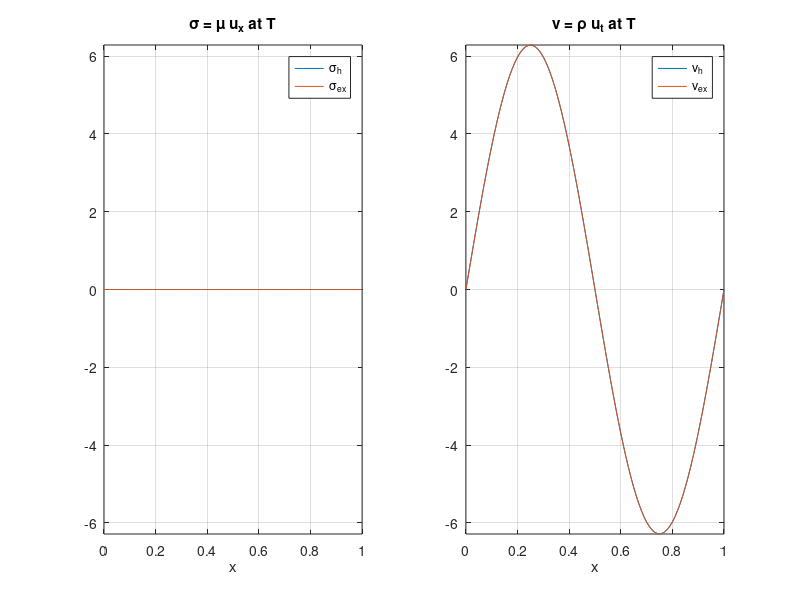
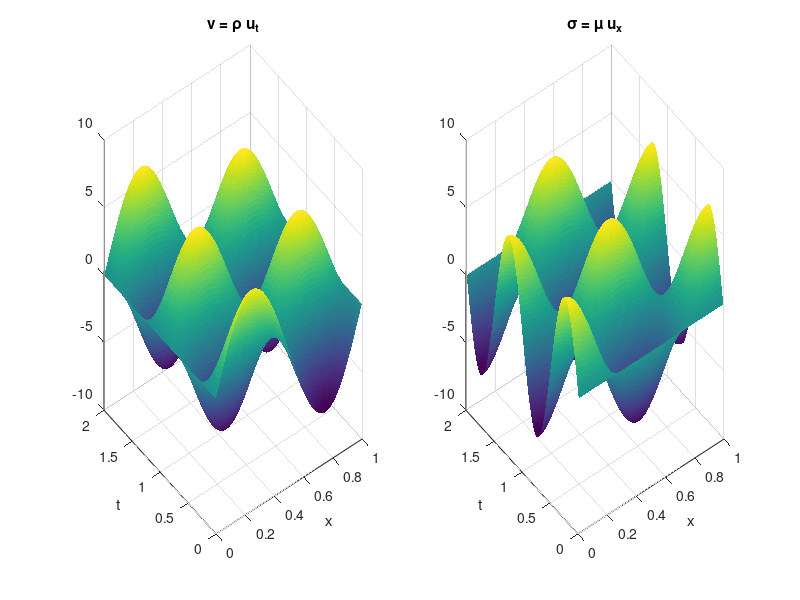

The MATLAB source for these figures, in order:
function FD_STAGGERED_WAVE(~)

clearvars; close all; clc;

% Solution of the problem:
%  rho v_t = sigma_x  in (0,L) x (0,T)
%  sigma_t = mu v_x   in (0,L) x (0,T)
%  v(0,t)  = phi(t)   in (0,T)
%  v(L,t)  = psi(t)   in (0,T)
%  sigma(0,t) = s_0   in (0,L)
%  v(0,t)     = v_0   in (0,L)
%
% with the staggered finite difference scheme
% v = u_t and sigma = mu u_x
% u is the solution of rho u_tt - (mu u_x)_x = 0
%
% To be done:
% - add external force f to the system of eqs
% - add boundary conditions for sigma
%
%
%  Model problem: Plane wave solution in (0,1)
%  u(x,t) = sin(2pix)sin(2pit)
%  v(x,t) = 2pi sin(2pix)cos(2pit)
%  sigma(x,t) = mu 2pi cos(2pix)sin(2pit)


% Parameters
L = 1;              % Length of the domain
T = 2;              % Total simulation time
mu = 1;             %
rho = 1;
dx = 0.01;          % Spatial step size
dt = 0.01;         % Temporal step size

% Discretization
xv = 0 : dx/2 : L;    % Spatial grid
tv = 0 : dt/2 : T; % Temporal grid for v

nx = length(xv);
nt = length(tv);

%grid points velocity
[Xv,Yv] = meshgrid(xv(1:2:end),tv(2:2:end));
% grid points stress
[Xs,Ys] = meshgrid(xv(2:2:end),tv(1:2:end));

if (nx < 50 && nt <50)
    figure(1)
    plot(Xv,Yv,'b*')
    hold on; plot(Xs,Ys,'ro')
    xlabel('x'); ylabel('t'); title('staggered grid')
%     legend('velocity', 'stress');
end

% u(x,t) = sin(2pix)sin(2pit);
v_ex = @(t,x) 2*pi*cos(2*pi*t)*sin(2*pi*x);      %u_t
sig_ex = @(t,x) mu*2*pi*cos(2*pi*x)*sin(2*pi*t); %mu u_x

v     = NaN(length(tv),length(xv));
sigma = NaN(length(tv)+1,length(xv));

v(1,:)     = v_ex(-dt/2,xv);               % v(x,-dt/2) blue points
sigma(2,2:2:nx) = sig_ex(0,xv(2:2:nx));    % sigma(x,0) red  points

for j = 3 : nt + 1
    if mod(j,2) ~= 0
        for i = 3 : 2 : nx-2
            v(j,i) = v(j-2,i) + dt/dx*1/rho*(sigma(j-1,i+1) - sigma(j-1,i-1));
        end
        %boundary conditions for v
        v(j,1)   = v_ex((j-2)*dt/2,0);
        v(j,end) = v_ex((j-2)*dt/2,L);

    else
        for i = 2 : 2 : nx-1
            sigma(j,i) = sigma(j-2,i) + dt/dx*mu*(v(j-1,i+1) - v(j-1,i-1));
        end
    end

end


% Reconstruct velocity at blue points from the total matrix
v_grid = [];
for i = 2 : nt
    vec = v(i,~isnan(v(i,:)));
    if ~isempty(vec)
        v_grid = [v_grid; vec];
    end
end

% Reconstruct stress at red points from the total matrix
sig_grid = [];
for i = 1 : nt+1
    vec = sigma(i,~isnan(sigma(i,:)));
    if ~isempty(vec)
        sig_grid = [sig_grid; vec];
    end
end


% surface plot of velocity and stress
figure(3)
subplot(1,2,1)
surf(Xv,Yv,v_grid,'EdgeColor','none');
xlabel('x'); ylabel('t'); title('v = \rho u_t')
subplot(1,2,2)
surf(Xs,Ys,sig_grid,'EdgeColor','none');
xlabel('x'); ylabel('t'); title('\sigma = \mu u_x')


% plot of velocity and stress at final time
% comparison between analytical and approximated solutions
figure(2)
subplot(1,2,1)
plot(xv(2:2:end-1),sigma(end,(2:2:end-1))); hold on;
plot(xv,sig_ex(T,xv));
legend('\sigma_h','\sigma_{ex}');
xlabel('x'); title('\sigma = \mu u_x at T');
ylim([-2*pi,2*pi]); grid on;
subplot(1,2,2)
plot(xv(1:2:end),v(end,(1:2:end))); hold on;
plot(xv,v_ex(T-dt/2,xv));
legend('v_h','v_{ex}');
xlabel('x'); title('v = \rho u_t at T');
ylim([-2*pi,2*pi]); grid on;
